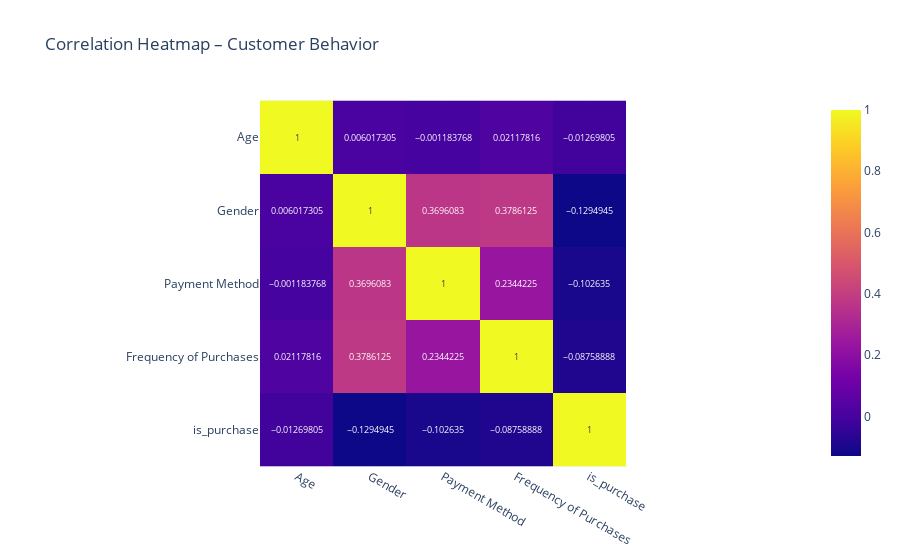

Notebook cell for this chart:
### Markdown cell above
## 🔍 Correlation Heatmap

### Code cell
corr = df_model.corr()
fig = px.imshow(corr, text_auto=True, title='Correlation Heatmap – Customer Behavior')
fig.show()

### Figure 1 — Plotly figure (JSON) as saved in the notebook; plotly's stock layout.template omitted (floating-point values rounded to 4 significant figures)
{"data": [{"coloraxis": "coloraxis", "hovertemplate": "x: %{x}<br>y: %{y}<br>color: %{z}<extra></extra>", "name": "0", "texttemplate": "%{z}", "type": "heatmap", "x": ["Age", "Gender", "Payment Method", "Frequency of Purchases", "is_purchase"], "xaxis": "x", "y": ["Age", "Gender", "Payment Method", "Frequency of Purchases", "is_purchase"], "yaxis": "y", "z": [[1.0, 0.006017, -0.001184, 0.02118, -0.0127], [0.006017, 1.0, 0.3696, 0.3786, -0.1295], [-0.001184, 0.3696, 1.0, 0.2344, -0.1026], [0.02118, 0.3786, 0.2344, 1.0, -0.08759], [-0.0127, -0.1295, -0.1026, -0.08759, 1.0]]}], "layout": {"coloraxis": {"colorscale": [[0, "#0d0887"], [0.1111, "#46039f"], [0.2222, "#7201a8"], [0.3333, "#9c179e"], [0.4444, "#bd3786"], [0.5556, "#d8576b"], [0.6667, "#ed7953"], [0.7778, "#fb9f3a"], [0.8889, "#fdca26"], [1, "#f0f921"]]}, "title": {"text": "Correlation Heatmap – Customer Behavior"}, "xaxis": {"anchor": "y", "constrain": "domain", "domain": [0, 1], "scaleanchor": "y"}, "yaxis": {"anchor": "x", "autorange": "reversed", "constrain": "domain", "domain": [0, 1]}}}
